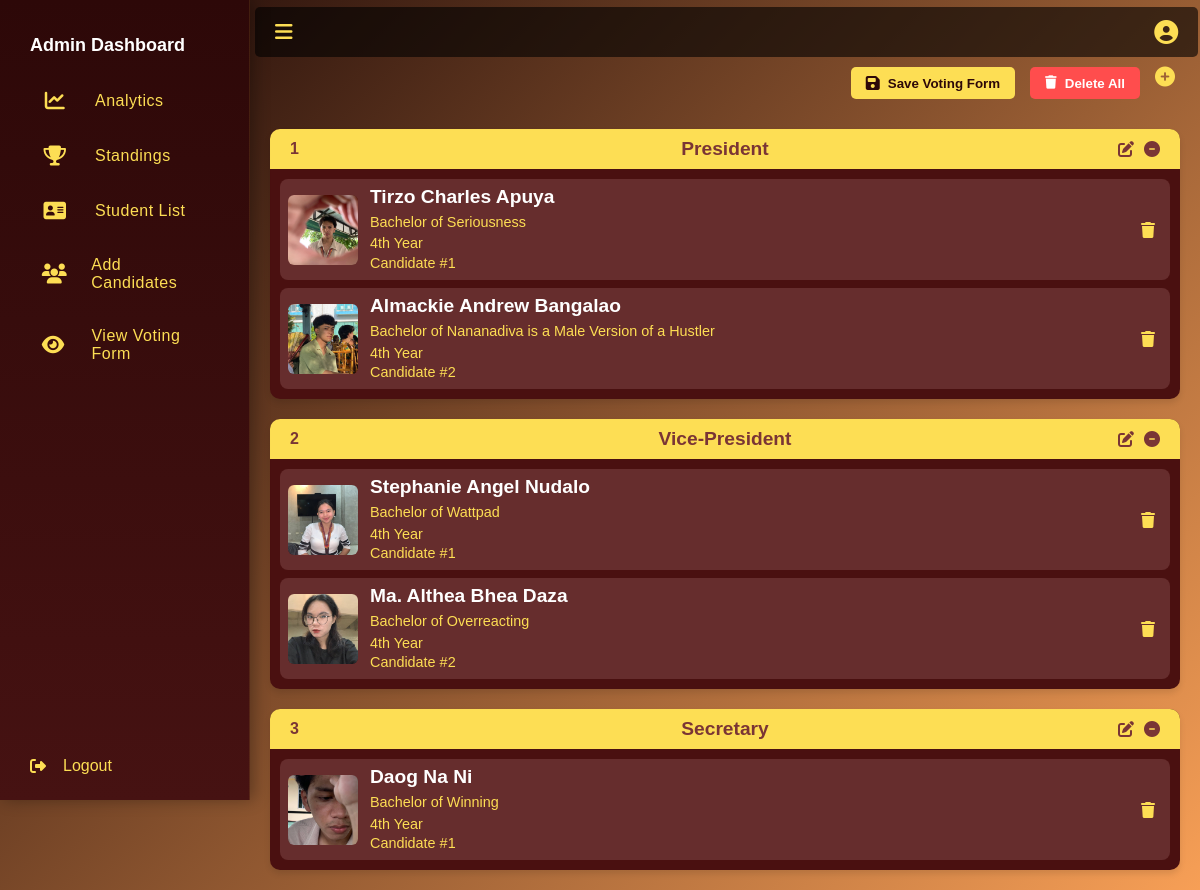
Screenshot of /add_candidate_dashboard.php (signed in) with the database file from the repository.
### tables this page shows
CREATE TABLE `candidate_positions` (
  `id` int(11) NOT NULL,
  `candidate_id` int(11) NOT NULL,
  `position_id` int(255) NOT NULL,
  `position` varchar(100) DEFAULT NULL,
  `name` varchar(100) DEFAULT NULL,
  `year` varchar(20) DEFAULT NULL,
  `program` varchar(255) NOT NULL,
  `image` varchar(255) NOT NULL
);

### add_candidate_dashboard.php (the view, shortened to what this page needs)
<!DOCTYPE html>
<html lang="en">
<head>
  <link rel="stylesheet" href="https://cdnjs.cloudflare.com/ajax/libs/font-awesome/6.5.0/css/all.min.css">
</head>
<body>
  <div class="sidebar" id="sidebar">
    <div>
      <div class="menu">
        <div class="menu-title">Admin Dashboard</div>
        <div class="menu-item" onclick="window.location.href='admin_dashboard.php'"><i
            class="fas fa-chart-line"></i><span class="label1">Analytics</span></div>
        <div class="menu-item" onclick="window.location.href='standing.php'"><i class="fas fa-trophy"></i><span class="label1">Standings</span></div>
        <div class="menu-item" onclick="window.location.href='student_list.php'"><i
            class="fas fa-address-card"></i><span class="label1">Student List</span></div>
        <div class="menu-item"><i class="fas fa-users"></i><span class="label">Add Candidates</span></div>
        <div class="menu-item" onclick="openVotingFormPreview()"><i class="fas fa-eye"></i><span class="label1">View Voting Form</span></div>
      </div>
    </div>
    <div class="logout-btn"><i class="fas fa-sign-out-alt"></i><span class="label">Logout</span></div>
  </div>
  <div class="main-content" id="main">
    <div class="topbar">
      <div class="toggle-btn" onclick="toggleSidebar()"><i class="fas fa-bars"></i></div>
      <div class="profile">
        <i class="fas fa-user-circle"></i>
      </div>
    </div>
    <div class="add-icon-container">
      <button class="save-voting-form-btn" onclick="saveVotingForm()">
        <i class="fas fa-save"></i>
        Save Voting Form
      </button>
      <button class="delete-all-btn" onclick="confirmDeleteAll()" style="background: #ff4d4d; color: white; border: none; padding: 8px 15px; border-radius: 5px; cursor: pointer; font-weight: bold; display: flex; align-items: center; gap: 8px; transition: all 0.3s ease;">
        <i class="fas fa-trash"></i>
        Delete All
      </button>
      <i class="fas fa-plus-circle" onclick="openAddModal()"></i>
    </div>
    <div class="positions-container">
      <?php
      include 'db.php';
      $query = "SELECT DISTINCT position_id, position FROM candidate_positions ORDER BY position_id";
      $result = $conn->query($query);
      if ($result->num_rows > 0) {
        while ($row = $result->fetch_assoc()) {
          $position_id = $row['position_id'];
          $position = $row['position'];
          ?>
          <div class="position-block">
            <div class="position-header">
              <span class="position-id"><?php echo htmlspecialchars($position_id); ?></span>
              <span class="position-title"><?php echo htmlspecialchars($position); ?></span>
              <div class="icons">
                <i class="fas fa-edit"
                  onclick="openEditModal('<?php echo htmlspecialchars($position_id); ?>', '<?php echo htmlspecialchars($position); ?>')"></i>
                <i class="fas fa-minus-circle"
                  onclick="deletePosition('<?php echo htmlspecialchars($position_id); ?>')"></i>
              </div>
            </div>
            <div class="candidates-section">
              <?php
              $candidates_query = "SELECT * FROM candidate_positions WHERE position_id = ? ORDER BY candidate_id";
              $stmt = $conn->prepare($candidates_query);
              $stmt->bind_param("s", $position_id);
              $stmt->execute();
              $candidates_result = $stmt->get_result();
              while ($candidate = $candidates_result->fetch_assoc()) {
                ?>
                <div class="candidate-card">
                  <div class="candidate-image">
                    <?php if (!empty($candidate['image'])): ?>
                      <img src="<?php echo htmlspecialchars($candidate['image']); ?>"
                        alt="<?php echo htmlspecialchars($candidate['name']); ?>">
                    <?php else: ?>
                      <div class="no-image">No Image</div>
                    <?php endif; ?>
                  </div>
                  <div class="candidate-info">
                    <h2><?php echo htmlspecialchars($candidate['name']); ?></h2>
                    <p class="program"><?php echo htmlspecialchars($candidate['program']); ?></p>
                    <p class="year"><?php echo htmlspecialchars($candidate['year']); ?> Year</p>
                    <p class="candidate-number">Candidate #<?php echo htmlspecialchars($candidate['candidate_id']); ?></p>
                  </div>
                  <i class="fas fa-trash delete-icon"
                    onclick="deleteCandidate('<?php echo htmlspecialchars($candidate['id']); ?>', '<?php echo htmlspecialchars($candidate['name']); ?>', '<?php echo htmlspecialchars($candidate['position_id']); ?>')"></i>
                </div>
                <?php
              }
              ?>
            </div>
          </div>
          <?php
        }
      } else {
        echo '<div class="no-positions">No positions added yet</div>';
      }
      ?>
    </div>
  </div>
</body>
</html>

### add_candidate_dashboard.php (style rules this page uses)
* { box-sizing: border-box; margin: 0; padding: 0; font-family: 'Karla', sans-serif; }
body { background: linear-gradient(135deg, #1a0606, #f79f56); color: #FDDE54; min-height: 100vh; display: flex; }
.sidebar { width: 250px; background: linear-gradient(180deg, #2d0808 0%, #461212 100%); transition: all 0.3s cubic-bezier(0.4, 0, 0.2, 1); height: 100vh; overflow: hidden; position: fixed; display: flex; flex-direction: column; justify-content: space-between; box-shadow: 4px 0 15px rgba(0, 0, 0, 0.3); backdrop-filter: blur(10px); border-right: 1px solid rgba(253, 222, 84, 0.1); z-index: 1000; }
.sidebar .menu { padding: 20px; }
.sidebar .menu-item { padding: 15px 20px; color: #FDDE54; display: flex; align-items: center; gap: 15px; cursor: pointer; transition: all 0.3s ease; border-radius: 0 30px 30px 0; margin: 5px 0; position: relative; font-weight: 500; letter-spacing: 0.5px; }
.label { margin-left: 7px; }
.label1 { margin-left: 10px; }
.sidebar .menu-item i { font-size: 20px; transition: all 0.3s ease; width: 30px; text-align: center; }
.logout-btn { padding: 15px 10px; color: #FDDE54; display: flex; align-items: center; gap: 10px; cursor: pointer; margin-bottom: 10px; margin-left: 20px; width: 87%; transition: all 0.3s ease; border-radius: 10px; position: relative; overflow: hidden; }
.main-content { margin-left: 250px; transition: margin-left 0.3s ease; width: 100%; }
.topbar { display: flex; justify-content: space-between; align-items: center; padding: 25px 20px; background: rgba(0, 0, 0, 0.6); position: sticky; top: 0; z-index: 10; width: 99.3%; height: 40px; transition: none; margin: 7px 5px 5px 5px; border-radius: 5px; }
.toggle-btn { font-size: 20px; cursor: pointer; color: #FDDE54; }
.profile { position: relative; margin-left: auto; }
.profile i { font-size: 24px; cursor: pointer; }
.menu-title { font-weight: bold; font-size: 18px; padding: 15px 10px; color: #fff; }
.add-icon-container { text-align: right; margin: 10px 25px; font-size: 20px; display: flex; justify-content: flex-end; gap: 15px; }
.save-voting-form-btn { background: #FDDE54; color: #2d0808; border: none; padding: 8px 15px; border-radius: 5px; cursor: pointer; font-weight: bold; display: flex; align-items: center; gap: 8px; transition: all 0.3s ease; }
.save-voting-form-btn i { font-size: 16px; }
.position-header { background: #FDDE54; padding: 8px 20px; display: flex; align-items: center; position: relative; min-height: 40px; }
.position-header .icons { position: absolute; right: 20px; display: flex; gap: 10px; }
.position-header .icons i { color: #7a3535; cursor: pointer; }
.positions-container { padding: 20px; display: flex; flex-direction: column; gap: 20px; max-width: 1300px; margin: 0 auto; }
.position-block { background: #4a1010; border-radius: 10px; overflow: hidden; box-shadow: 0 4px 6px rgba(0, 0, 0, 0.1); }
.position-id { position: absolute; left: 20px; color: #7a3535; font-weight: bold; font-size: 1em; }
.position-title { color: #7a3535; font-size: 1.2em; font-weight: bold; width: 100%; text-align: center; }
.candidates-section { padding: 10px; display: flex; flex-direction: column; gap: 8px; }
.candidate-card { background: #662d2d; border-radius: 8px; overflow: hidden; transition: transform 0.2s; display: flex; padding: 8px; gap: 12px; align-items: center; position: relative; }
.candidate-image { width: 70px; height: 70px; min-width: 60px; overflow: hidden; background: #4a1010; border-radius: 6px; }
.candidate-image img { width: 100%; height: 100%; object-fit: cover; }
.candidate-info { flex-grow: 1; display: flex; flex-direction: column; align-items: flex-start; justify-content: center; gap: 2px; }
.candidate-info h2 { color: #FFF; margin: 0; margin-bottom: 6px; font-size: 1.2em; font-weight: bold; line-height: 1; }
.candidate-info p { margin: 0; color: #fff; font-size: 0.9em; line-height: 1.2; }
.candidate-info .program { margin-bottom: 2px; }
.year { color: #FDDE54 !important; }
.program { color: #FDDE54 !important; }
.candidate-number { color: #FDDE54 !important; font-size: 0.8em; margin-top: 2px; }
.candidate-card .delete-icon { position: absolute; right: 15px; color: #FDDE54; cursor: pointer; }

### rows the page displays
candidate_positions: image (picture), name "Tirzo Charles Apuya", program "Bachelor of Seriousness", year "4th", candidate "1"
candidate_positions: image (picture), name "Almackie Andrew Bangalao", program "Bachelor of Nananadiva is a Male Version of a Hustler", year "4th", candidate "2"
candidate_positions: image (picture), name "Stephanie Angel Nudalo", program "Bachelor of Wattpad", year "4th", candidate "1"
candidate_positions: image (picture), name "Ma. Althea Bhea Daza", program "Bachelor of Overreacting", year "4th", candidate "2"
candidate_positions: image (picture), name "Daog Na Ni", program "Bachelor of Winning", year "4th", candidate "1"

### other values shown
$position_id "1"
$position "President"
$position_id "2"
$position "Vice-President"
$position_id "3"
$position "Secretary"
